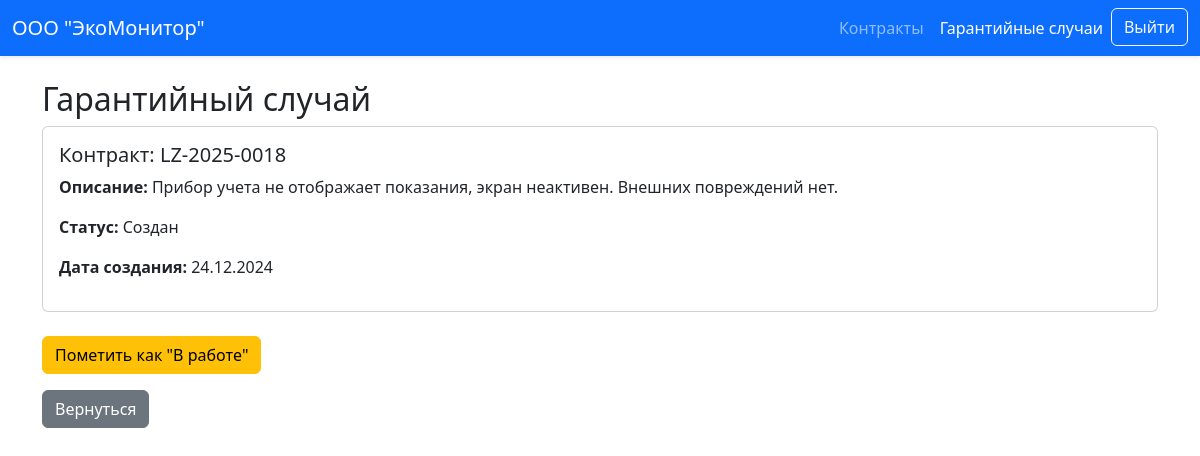
Before: /warranty/1/ (signed in) with the older database file.
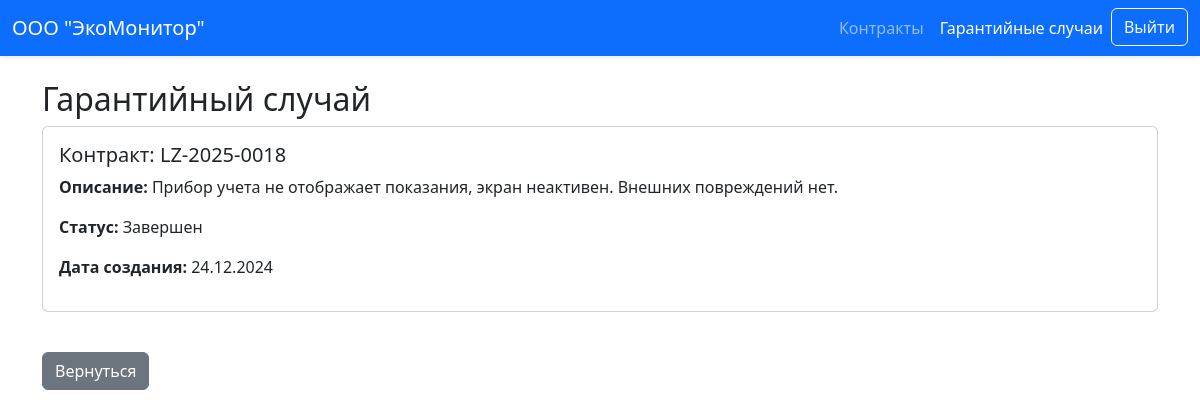
After: the same page with the newer database file.
### leasing/views.py (the view, shortened to what this page needs)
# urls.py: path('warranty/<int:pk>/', views.view_warranty, name='view_warranty'),
@login_required
def view_warranty(request, pk):
    warranty = get_object_or_404(WarrantyCase, pk=pk)
    user = request.user
    is_seller = user.profile.role == 'SE'
    company_name = user.profile.display_name
    return render(
        request,
        'warranty/view.html',
        {
                'warranty': warranty,
                'is_seller': is_seller,
                'company_name': company_name,
                'section': 'warranty',
                'is_lessor': request.user.profile.role == 'LR',
            }
        )

### leasing/models.py (called while the page is built)
    def __str__(self):
        return self.number

### leasing/templates/warranty/view.html (shortened to what this page needs)
{% extends 'base.html' %}
{% block content %}
	<div class="container mt-4">
        <h2>Гарантийный случай</h2>
        <div class="card mb-4">
            <div class="card-body">
                <h5 class="card-title">Контракт: {{ warranty.contract }}</h5>
                <p><strong>Описание:</strong> {{ warranty.description }}</p>
                <p><strong>Статус:</strong>
                    {% if warranty.resolved == 'CR' %}
                        Создан
                    {% elif warranty.resolved == 'IW' %}
                        В работе
                    {% elif warranty.resolved == 'CO' %}
                        Завершен
                    {% endif %}
                </p>
                <p><strong>Дата создания:</strong> {{ warranty.created|date:"d.m.Y" }}</p>
            </div>
        </div>
        {% if is_seller %}
        <form method="post">
            {% if warranty.resolved == 'CR' %}
                <button type="submit" class="btn btn-warning">Пометить как "В работе"</button>
            {% elif warranty.resolved == 'IW' %}
                <button type="submit" class="btn btn-success">Пометить как "Завершен"</button>
            {% endif %}
        </form>
        {% endif %}
        <a href="{% url 'list_warranty' %}" class="btn btn-secondary mt-3">Вернуться</a>
    </div>
{% endblock %}

Changed rows visible on the page:
changed WarrantyCase "Прибор учета не отображает показания, экран неактивен. Внешних повреждений нет.": resolved "CR" → "CO" (drawn)
Other visible differences:
text no longer shown: "Создан Пометить как \"В работе\""
text now shown: "Завершен"
